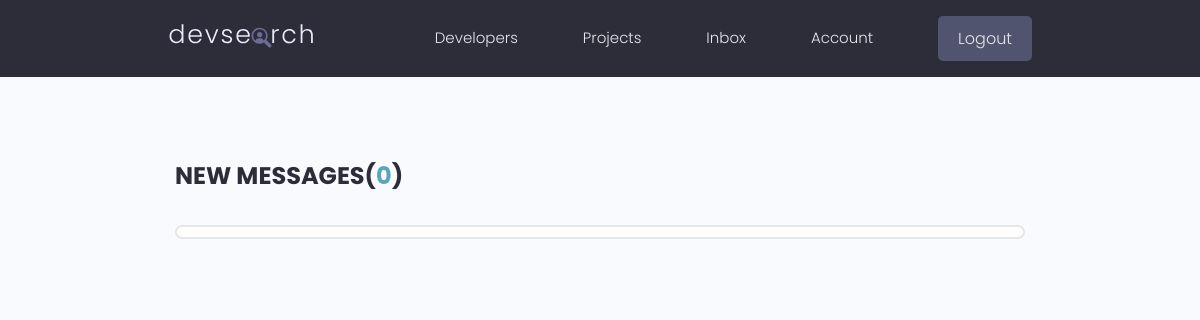
Page /inbox/ (signed in) on the earlier database version.
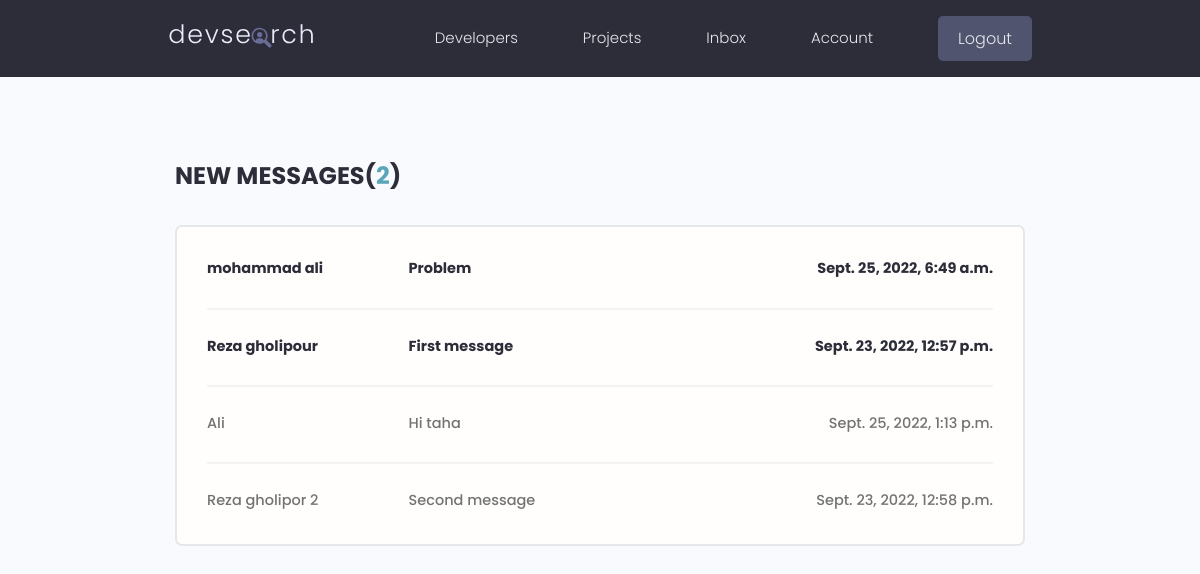
Same page on the later database version.
### users/models.py (models this page shows, shortened)
class Message(models.Model):
    sender= models.ForeignKey(Profile,on_delete=models.SET_NULL,null=True,blank=True)
    recipient = models.ForeignKey(Profile,on_delete=models.SET_NULL,null=True,blank=True,related_name='messages')
    name = models.CharField(max_length=200,null=True,blank=True)
    email = models.EmailField(max_length=200,null=True,blank=True)
    subject = models.CharField(max_length=200,null=True,blank=True)
    body = models.TextField()
    is_read = models.BooleanField(default=False,null=True)
    created = models.DateTimeField(auto_now_add=True)
    id = models.UUIDField(default=uuid.uuid4, unique=True,
                          primary_key=True, editable=False)
    class Meta:
        ordering = ['is_read','-created']

### users/views.py (the view)
# urls.py: path('inbox/',views.inbox,name='inbox'),
@login_required(login_url='login')
def inbox(request):
    profile = request.user.profile
    messageRequest = profile.messages.all() # به خاطر همون related_name
    unreadCount = messageRequest.filter(is_read=False).count()
    context = {'messageRequest':messageRequest,'unreadCount':unreadCount}
    return render(request,'users/inbox.html',context)

### users/templates/users/inbox.html
{% extends 'main.html' %}
{% block content %}
  <main class="inbox my-xl">
    <div class="content-box">
      <h3 class="inbox__title">New Messages(<span>{{unreadCount}}</span>)</h3>
      <ul class="messages">
        {% for message in messageRequest %}
        {% if message.is_read == False %}
        <li class="message message--unread">
        {% else %}
        <li class="message">
        {% endif %}
          <a href="{% url 'message' message.id %}">
            <span class="message__author">{{message.name}}</span>
            <span class="message__subject">{{message.subject}}</span>
            <span class="message__date">{{message.created}}</span>
          </a>
        </li>
        {% endfor %}
      </ul>
    </div>
  </main>
{% endblock content %}

### templates/main.html (shortened to what this page needs)
<!DOCTYPE html>
{% load static %}
<html>
<head>
    <link rel="stylesheet" href="https://cdn.iconmonstr.com/1.3.0/css/iconmonstr-iconic-font.min.css" />
    <link rel="stylesheet" href="{% static 'uikit/styles/uikit.css' %}" />
    <link rel="stylesheet" href="{% static 'styles/app.css' %}" />
</head>
<body>
    {% include 'navbar.html' %}
    {% block content %}
    {% endblock content %}
</body>
</html>

### templates/navbar.html (shortened to what this page needs)
{% load static %}
<header class="header">
    <div class="container container--narrow">
      <a href="{% url 'profiles' %}" class="header__logo">
        <img src="{% static 'images/Logo.svg' %}" alt="DevSearch Logo" />
      </a>
      <nav class="header__nav">
        <ul class="header__menu">
          <li class="header__menuItem"><a href="{% url 'profiles' %}">Developers</a></li>
          <li class="header__menuItem"><a href="{% url 'projects' %}">Projects</a></li>
          {% if request.user.is_authenticated %}
          <li class="header__menuItem"><a href="{% url 'inbox' %}">Inbox</a></li>
          <li class="header__menuItem"><a href="{% url 'account' %}">Account</a></li>
          <li class="header__menuItem"><a href="{% url 'logout' %}" class="btn btn--sub">Logout</a></li>
          {% else %}
          <li class="header__menuItem"><a href="{% url 'login' %}" class="btn btn--sub">Login/Sign Up</a></li>
          {% endif %}
        </ul>
      </nav>
    </div>
  </header>

### static/styles/app.css (style rules this page uses)
:root { --color-sub: #2d2d39; }
.btn--sub { background-color: var(--color-sub-light); }
img { width: 100%; }
.content-box { width: 95%; max-width: 85rem; margin: 0 auto; }
.header { position: sticky; z-index: 111; background-color: var(--color-sub); padding: 1.5rem 0; }
.header > .container { display: flex; justify-content: space-between; align-items: center; }
.header__logo > img { height: 3.8rem; }
.header__nav > ul { display: inline-flex; align-items: center; list-style: none; gap: 6.5rem; }
.header__menuItem > a { color: var(--color-light); font-weight: 300; }
.inbox { height: 90vh; }
.inbox__title, .inbox__title span { font-size: 2.4rem; font-weight: 700; color: var(--color-sub); text-transform: uppercase; text-align: left; margin-bottom: 3rem; }
.inbox__title span { color: var(--color-main); }
.messages { list-style: none; background: var(--color-white); padding: 0.5rem 3rem; border: 2px solid var(--color-light); border-radius: 0.7rem; }
.message { padding: 2.5rem 0; }
.message > a span { font-size: 1.45rem; font-weight: 500; }
.message.message--unread a span { font-weight: 700; color: var(--color-sub); }
.message:not(:last-child) { border-bottom: 2px solid var(--color-white-light); }
.message > a { display: flex; gap: 1rem; }
.message__author, .message__date { flex-basis: 25%; }
.message__subject { flex-basis: 50%; }
.message__date { text-align: right; }

### static/uikit/styles/modules/_variables.css (style rules this page uses)
:root { --color-main: #5aa5b9; --color-main-light: #e6faff; --color-sub: #3f4156; --color-sub-light: #51546e; --color-sub-lighter: #ededfd; --color-text: #737373; --color-gray: #8b8b8b; --color-light: #e5e7eb; --color-light-gray: #767676; --color-bg: #f8fafd; --color-white: #fffefd; --color-white-light: #f3f3f3; --color-success: #359e64; --color-success-bg: #def8e8; --color-error: #fc4b0b; --color-error-bg: #fff2ee; --font-base: 'Poppins', arial, helvetica, 'Segoe UI', roboto, ubuntu, sans-serif; --font-monospace: 'Fira Code', 'Courier New', courier, monospace; --font-regular: 300; --font-medium: 500; --font-bold: 700; --generic-shadow: 1px 1px 5px #00000010; --generic-transition: all 0.3s ease-in-out; }

### static/uikit/styles/modules/_base.css (style rules this page uses)
* { margin: 0; padding: 0; box-sizing: border-box; text-rendering: optimizeLegibility; color: inherit; font-size: inherit; }
html { font-size: 50%; }
@media only screen and (min-width: 480px) { html { font-size: 56.25%; } }
@media only screen and (min-width: 1200px) { html { font-size: 62.5%; } }
body { line-height: 1.6; font-weight: 400; font-size: 1.5rem; color: var(--color-text); background-color: var(--color-bg); min-height: 100vh; }

### static/uikit/styles/modules/_typography.css (style rules this page uses)
* { font-family: var(--font-base); }
h3 { font-size: 3.2rem; font-weight: var(--font-medium); }
p, span, strong { font-size: 1.6rem; color: var(--color-text); font-weight: var(--font-regular); }
a { padding-bottom: 2px; text-decoration: none; display: inline-block; color: var(--color-main); font-weight: var(--font-medium); }

### static/uikit/styles/modules/_utilities.css (style rules this page uses)
.container { width: 92%; max-width: 165rem; margin: 0 auto; box-sizing: border-box; }
.container--narrow { width: 92%; max-width: 120rem; }
@media screen and (min-width: 1000px) { .container { width: 90%; } }
@media screen and (min-width: 1000px) { .container--narrow { width: 85%; } }
@media screen and (min-width: 1200px) { .container { width: 80%; } }
@media screen and (min-width: 1200px) { .container--narrow { width: 72%; } }
.my-xl { margin: 8rem auto; }

### static/uikit/styles/modules/_button.css (style rules this page uses)
.btn { display: inline-block; position: relative; cursor: pointer; background-color: var(--color-light); font-weight: var(--font-medium); color: var(--color-sub); text-decoration: none; padding: 1rem 2rem; border-radius: 0.5rem; border: none; width: -webkit-fit-content; width: -moz-fit-content; width: fit-content; height: -webkit-fit-content; height: -moz-fit-content; height: fit-content; font-size: 1.6rem; outline-width: 0; outline-color: transparent; -webkit-backface-visibility: hidden; backface-visibility: hidden; transition: all 0.3s ease-in-out; }
.btn--sub { background-color: var(--color-sub); color: var(--color-white); }

Differences in the rows shown:
added Message: name "mohammad ali", subject "Problem", created "Sept. 25, 2022, 6:49 a.m."
added Message: name "Reza gholipour", subject "First message", created "Sept. 23, 2022, 12:57 p.m."
added Message: name "Ali", subject "Hi taha", created "Sept. 25, 2022, 1:13 p.m."
added Message: name "Reza gholipor 2", subject "Second message", created "Sept. 23, 2022, 12:58 p.m."
Other differences:
{{ unreadCount }}: "0" → "2"
